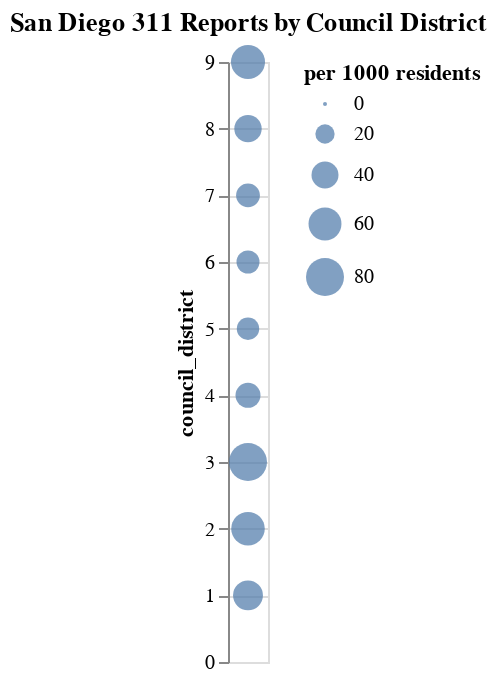

The code cell stored with this chart in its notebook:
### Markdown cell above
**Okay let's make a chart. I'm still not sure how to sort the data by districts. I tried doing that but got an error**

### Code cell
alt.Chart(merged_districts).mark_circle().encode(
    size = 'per 1000 residents',
    y=alt.Y('council_district').sort('-size'),
    tooltip='per 1000 residents',
).properties(
    title='San Diego 311 Reports by Council District'
)

### Figure 1 — Vega-Lite specification as saved in the notebook (floating-point values rounded to 4 significant figures)
{"config": {"view": {"continuousWidth": 300, "continuousHeight": 300}}, "data": {"name": "data-b717edc60c8751f009805290236cdf0d"}, "mark": {"type": "circle"}, "encoding": {"size": {"field": "per 1000 residents", "type": "quantitative"}, "tooltip": {"field": "per 1000 residents", "type": "quantitative"}, "y": {"field": "council_district", "sort": "-size", "type": "quantitative"}}, "title": "San Diego 311 Reports by Council District", "$schema": "https://vega.github.io/schema/vega-lite/v5.20.1.json", "datasets": {"data-b717edc60c8751f009805290236cdf0d": [{"index": 0, "council_district": 3.0, "count": 15922, "long_name": "Household Population", "council district population": 198555, "reports per capita": 0.08019, "per 1000 residents": 80.19}, {"index": 1, "council_district": 2.0, "count": 9579, "long_name": "Household Population", "council district population": 153544, "reports per capita": 0.06239, "per 1000 residents": 62.39}, {"index": 2, "council_district": 9.0, "count": 8980, "long_name": "Household Population", "council district population": 139579, "reports per capita": 0.06434, "per 1000 residents": 64.34}, {"index": 3, "council_district": 1.0, "count": 7956, "long_name": "Household Population", "council district population": 161394, "reports per capita": 0.0493, "per 1000 residents": 49.3}, {"index": 4, "council_district": 8.0, "count": 5366, "long_name": "Household Population", "council district population": 129935, "reports per capita": 0.0413, "per 1000 residents": 41.3}, {"index": 5, "council_district": 7.0, "count": 4927, "long_name": "Household Population", "council district population": 159828, "reports per capita": 0.03083, "per 1000 residents": 30.83}, {"index": 6, "council_district": 4.0, "count": 4332, "long_name": "Household Population", "council district population": 126873, "reports per capita": 0.03414, "per 1000 residents": 34.14}, {"index": 7, "council_district": 5.0, "count": 4250, "long_name": "Household Population", "council district population": 154900, "reports per capita": 0.02744, "per 1000 residents": 27.44}, {"index": 8, "council_district": 6.0, "count": 4034, "long_name": "Household Population", "council district population": 140195, "reports per capita": 0.02877, "per 1000 residents": 28.77}]}}
